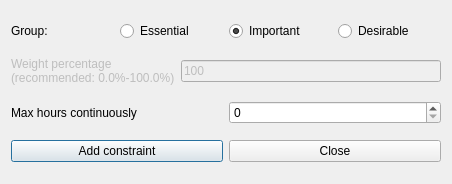
<?xml version="1.0" encoding="UTF-8"?>
<ui version="4.0">
 <class>AddConstraintTeachersMaxHoursContinuouslyForm_template</class>
 <widget class="QDialog" name="AddConstraintTeachersMaxHoursContinuouslyForm_template">
  <property name="geometry">
   <rect>
    <x>0</x>
    <y>0</y>
    <width>452</width>
    <height>184</height>
   </rect>
  </property>
  <property name="windowTitle">
   <string extracomment="This is the title of the dialog to add a new constraint of this type">Add teachers max hours continuously</string>
  </property>
  <layout class="QVBoxLayout" name="verticalLayout">
   <item>
    <layout class="QHBoxLayout" name="horizontalLayout_4">
     <item>
      <widget class="QLabel" name="groupTextLabel">
       <property name="text">
        <string>Group:</string>
       </property>
      </widget>
     </item>
     <item>
      <widget class="QRadioButton" name="essentialRadioButton">
       <property name="text">
        <string>Essential</string>
       </property>
      </widget>
     </item>
     <item>
      <widget class="QRadioButton" name="importantRadioButton">
       <property name="text">
        <string>Important</string>
       </property>
       <property name="checked">
        <bool>true</bool>
       </property>
      </widget>
     </item>
     <item>
      <widget class="QRadioButton" name="desirableRadioButton">
       <property name="text">
        <string>Desirable</string>
       </property>
      </widget>
     </item>
    </layout>
   </item>
   <item>
    <layout class="QHBoxLayout" name="horizontalLayout">
     <item>
      <widget class="QLabel" name="weightTextLabel">
       <property name="enabled">
        <bool>false</bool>
       </property>
       <property name="frameShape">
        <enum>QFrame::NoFrame</enum>
       </property>
       <property name="frameShadow">
        <enum>QFrame::Plain</enum>
       </property>
       <property name="text">
        <string>Weight percentage
(recommended: 0.0%-100.0%)</string>
       </property>
       <property name="wordWrap">
        <bool>false</bool>
       </property>
      </widget>
     </item>
     <item>
      <widget class="QLineEdit" name="weightLineEdit">
       <property name="enabled">
        <bool>false</bool>
       </property>
       <property name="text">
        <string notr="true">100</string>
       </property>
      </widget>
     </item>
    </layout>
   </item>
   <item>
    <layout class="QHBoxLayout" name="horizontalLayout_2">
     <item>
      <widget class="QLabel" name="maxHoursTextLabel">
       <property name="frameShape">
        <enum>QFrame::NoFrame</enum>
       </property>
       <property name="frameShadow">
        <enum>QFrame::Plain</enum>
       </property>
       <property name="text">
        <string>Max hours continuously</string>
       </property>
       <property name="wordWrap">
        <bool>false</bool>
       </property>
      </widget>
     </item>
     <item>
      <widget class="QSpinBox" name="maxHoursSpinBox"/>
     </item>
    </layout>
   </item>
   <item>
    <layout class="QHBoxLayout" name="horizontalLayout_3">
     <item>
      <widget class="QPushButton" name="addConstraintPushButton">
       <property name="text">
        <string>Add constraint</string>
       </property>
      </widget>
     </item>
     <item>
      <widget class="QPushButton" name="closePushButton">
       <property name="text">
        <string>Close</string>
       </property>
      </widget>
     </item>
    </layout>
   </item>
  </layout>
 </widget>
 <layoutdefault spacing="6" margin="11"/>
 <resources/>
 <connections/>
</ui>
